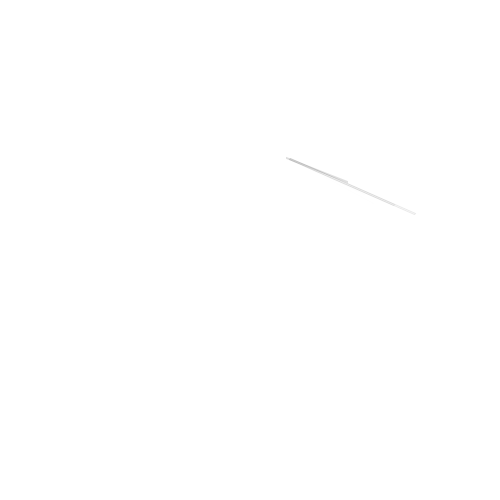
Frame 1 (no input)
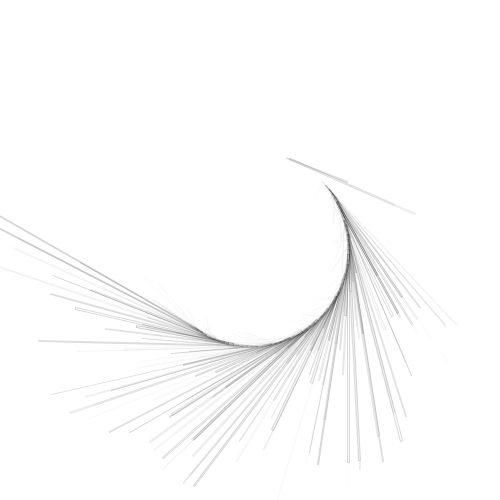
Frame 60 (the mouse pressed at the canvas centre just before this capture)
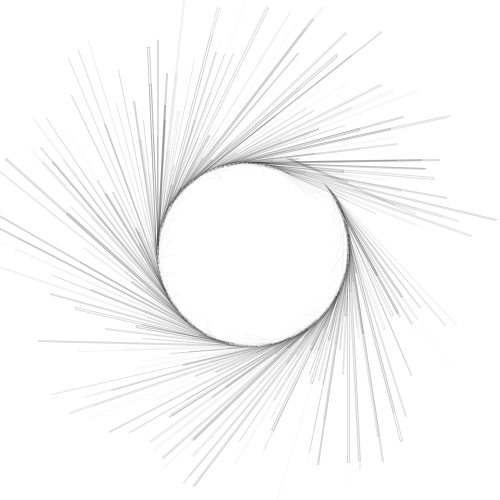
Frame 120 (the mouse held since frame 60 and released just before this capture)

The Processing sketch that drew these frames (run headless with seeded random() and noise(); from frame 60 on, the mouse is pressed at the canvas centre):

// Processing sketch: processing_145897
// ── processing_145897.pde

void setup()
{
background(255);
size(500,500);
smooth();
frameRate(25);
}
void draw()
{
translate(width/2, height/2);
for (int i=0; i<360; i+=170)
{
pushMatrix();
rotate(millis()/800.0);
translate(0,-cos(-millis()/10000.0)*100);
noFill();
stroke(0,random(50));
rect(0,0,random(250),random(2));
stroke(0,random(10));
line(0,0,random(100),random(20));
popMatrix();
}
}
